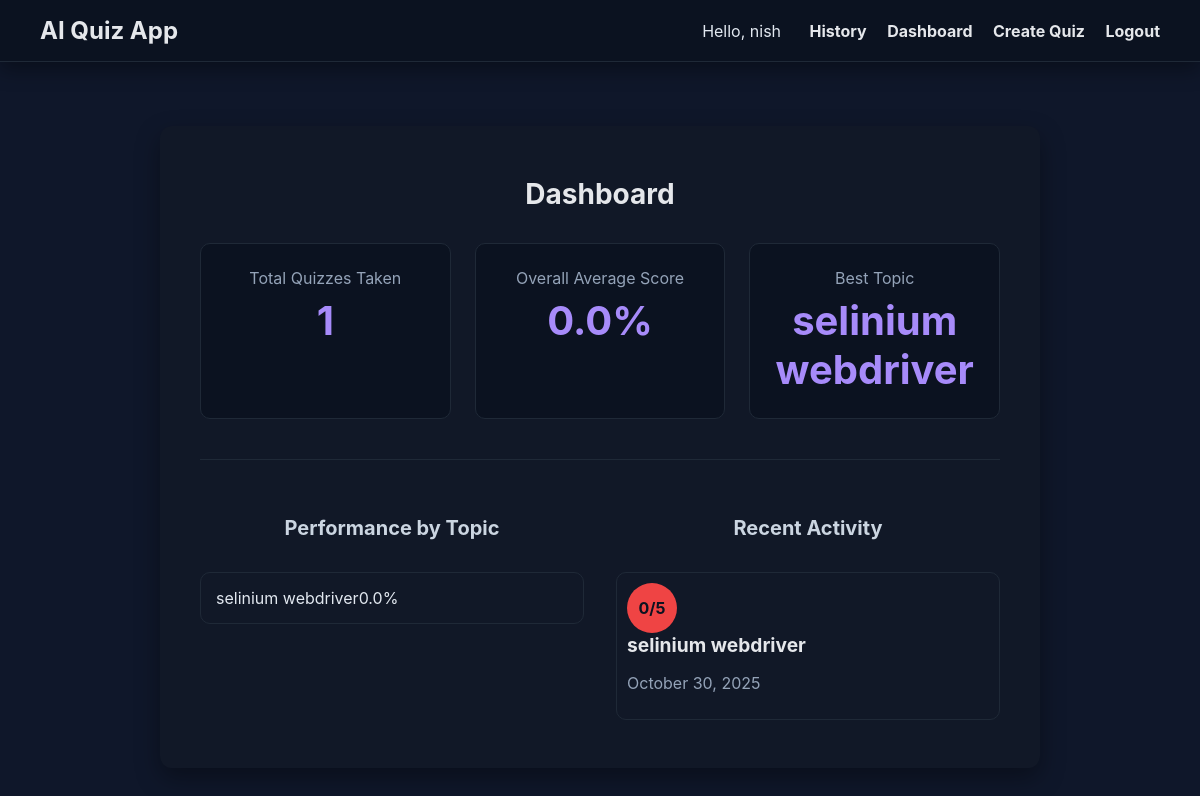
The page /dashboard (signed in) on the database its author committed.
### app.py (models this page shows, shortened)
class User(UserMixin, db.Model):
    id = db.Column(db.Integer, primary_key=True)
    username = db.Column(db.String(150), unique=True, nullable=False)
    password_hash = db.Column(db.String(256), nullable=False)
    quizzes = db.relationship('QuizHistory', backref='user', lazy=True, cascade="all, delete-orphan")

class QuizHistory(db.Model):
    id = db.Column(db.Integer, primary_key=True)
    topic = db.Column(db.String(150), nullable=False)
    score_correct = db.Column(db.Integer, nullable=False)
    score_total = db.Column(db.Integer, nullable=False)
    timestamp = db.Column(db.DateTime, nullable=False, default=datetime.utcnow)
    user_id = db.Column(db.Integer, db.ForeignKey('user.id'), nullable=False)
    questions = db.relationship('QuestionHistory', backref='quiz', lazy=True, cascade="all, delete-orphan")

### app.py (the view)
@app.route('/dashboard')
@login_required
def dashboard():
    user_quizzes = QuizHistory.query.filter_by(user_id=current_user.id).all()
    if not user_quizzes:
        return render_template('dashboard.html', no_history=True)
    total_stats = db.session.query(
        func.count(QuizHistory.id),
        func.sum(QuizHistory.score_correct),
        func.sum(QuizHistory.score_total)
    ).filter_by(user_id=current_user.id).first()
    total_quizzes, total_correct, total_possible = total_stats
    average_score = (total_correct / total_possible * 100) if total_possible > 0 else 0
    topic_stats = db.session.query(
        QuizHistory.topic,
        func.sum(QuizHistory.score_correct),
        func.sum(QuizHistory.score_total)
    ).filter_by(user_id=current_user.id).group_by(QuizHistory.topic).all()
    topic_averages = {topic: (correct / total * 100) for topic, correct, total in topic_stats if total > 0}
    best_topic = max(topic_averages, key=topic_averages.get) if topic_averages else "N/A"
    recent_quizzes = QuizHistory.query.filter_by(user_id=current_user.id).order_by(QuizHistory.timestamp.desc()).limit(5).all()
    stats = {
        'total_quizzes': total_quizzes,
        'average_score': round(average_score, 2),
        'best_topic': best_topic
    }
    return render_template('dashboard.html', stats=stats, topic_averages=topic_averages, recent_quizzes=recent_quizzes)

### app.py (called while the page is built)
@login_manager.user_loader
def load_user(user_id):
    return User.query.get(int(user_id))

### templates/dashboard.html (shortened to what this page needs)
{% extends "base.html" %}
{% block content %}
<div class="container">
    <h1>Dashboard</h1>
    {% if no_history %}
        <p>Welcome, {{ current_user.username }}! You haven't taken any quizzes yet. Create your first one to see your stats here.</p>
        <a href="{{ url_for('index') }}" class="results-button" style="max-width: 250px;">Create a Quiz</a>
    {% else %}
        <div class="dashboard-grid">
            <div class="stat-card">
                <div class="stat-card-title">Total Quizzes Taken</div>
                <div class="stat-card-value">{{ stats.total_quizzes }}</div>
            </div>
            <div class="stat-card">
                <div class="stat-card-title">Overall Average Score</div>
                <div class="stat-card-value">{{ stats.average_score }}%</div>
            </div>
            <div class="stat-card">
                <div class="stat-card-title">Best Topic</div>
                <div class="stat-card-value">{{ stats.best_topic }}</div>
            </div>
        </div>
        <hr class="results-divider">
        <div class="dashboard-grid-cols2">
            <div class="dashboard-section">
                <h2>Performance by Topic</h2>
                <ul class="collection">
                    {% for topic, avg in topic_averages.items()|sort(attribute=1, reverse=true) %}
                    <li class="collection-item">
                        <span>{{ topic }}</span>
                        <span class="score-badge">{{ "%.1f"|format(avg) }}%</span>
                    </li>
                    {% endfor %}
                </ul>
            </div>
            <div class="dashboard-section">
                <h2>Recent Activity</h2>
                <ul class="collection" style="padding: 10px;">
                    {% for quiz in recent_quizzes %}
                    <a style ="text-decoration: none;" href="{{ url_for('history_detail', quiz_id=quiz.id) }}" class="collection-item avatar">
                        <i class="circle {% if (quiz.score_correct / quiz.score_total) >= 0.8 %}green{% elif (quiz.score_correct / quiz.score_total) >= 0.5 %}orange{% else %}red{% endif %}">
                            {{ quiz.score_correct }}/{{ quiz.score_total }}
                        </i>
                        <div class="item-content">
                            <span class="title"><b>{{ quiz.topic }}</b></span>
                            <p class="grey-text">{{ quiz.timestamp.strftime('%B %d, %Y') }}</p>
                        </div>
                    </a>
                    {% endfor %}
                </ul>
            </div>
        </div>
    {% endif %}
</div>
{% endblock %}

### templates/base.html (shortened to what this page needs)
<!DOCTYPE html>
<html lang="en">
<head>
    <link rel="stylesheet" href="{{ url_for('static', filename='styles.css') }}">
</head>
<body>
    <nav class="navbar">
        <a href="{{ url_for('index') }}" class="brand">AI Quiz App</a>
        <div>
            {% if current_user.is_authenticated %}
                <span style="margin-right: 1rem;">Hello, {{ current_user.username }}</span>
                    <a href="{{ url_for('history') }}">History</a>
                    <a href="{{ url_for('dashboard') }}">Dashboard</a>
                    <a href="{{ url_for('index') }}">Create Quiz</a>
                    <a href="{{ url_for('logout') }}">Logout</a>
            {% else %}
                <a href="{{ url_for('login') }}">Login</a>
                <a href="{{ url_for('register') }}">Register</a>
            {% endif %}
        </div>
    </nav>
    <main>
        {% block content %}{% endblock %}
    </main>
</body>
</html>

### static/styles.css (style rules this page uses)
body { font-family: -apple-system, BlinkMacSystemFont, "Segoe UI", Roboto, Helvetica, Arial, sans-serif; background-color: #0f172a; color: #e2e8f0; margin: 0; padding: 0; }
main { width: 100%; box-sizing: border-box; padding: 2rem; display: flex; flex-direction: column; align-items: center; justify-content: flex-start; min-height: calc(100vh - 100px); }
.container { max-width: 800px; width: 100%; background: #111827; padding: 2rem 2.5rem; border-radius: 12px; box-shadow: 0 10px 25px rgba(0, 0, 0, 0.35); }
h1 { font-size: 1.75rem; color: #e5e7eb; text-align: center; margin-bottom: 0.5rem; }
.results-divider { border: none; border-top: 1px solid #1f2937; margin: 2.5rem 0; }
.container h2 { text-align: center; margin-bottom: 2rem; color: #cbd5e1; }
.collection { border: 1px solid #1f2937; border-radius: 10px; padding-left: 0; list-style-type: none; }
.collection li.collection-item { display: flex; align-items: center; padding: 15px; border-bottom: 1px solid #1f2937; transition: background-color 0.2s; }
.collection li.collection-item:last-child { border-bottom: none; }
.collection .item-content { flex-grow: 1; }
.collection .collection-item.avatar { min-height: 84px; }
.collection .collection-item.avatar .circle { width: 50px; height: 50px; border-radius: 50%; color: #0b1220; font-weight: bold; display: flex; align-items: center; justify-content: center; font-size: 1rem; margin-right: 20px; font-style: normal; }
.collection .collection-item .title { font-size: 1.2rem; color: #e5e7eb; }
.collection .collection-item .grey-text { color: #94a3b8; }
.circle.red { background-color: #ef4444; }
.dashboard-grid { display: grid; grid-template-columns: repeat(auto-fit, minmax(200px, 1fr)); gap: 1.5rem; margin-top: 2rem; }
.stat-card { background-color: #0b1220; border: 1px solid #1f2937; border-radius: 10px; padding: 1.5rem; text-align: center; }
.stat-card-title { font-size: 1rem; color: #94a3b8; margin-bottom: 0.5rem; }
.stat-card-value { font-size: 2.5rem; font-weight: bold; color: #a78bfa; }
.dashboard-grid-cols2 { display: grid; grid-template-columns: repeat(auto-fit, minmax(300px, 1fr)); gap: 2rem; margin-top: 2rem; }
.dashboard-section h2 { font-size: 1.25rem; color: #cbd5e1; }

### templates/base.html (style rules this page uses)
.navbar { background-color: #0b1220; padding: 0.5rem 2rem; box-shadow: 0 8px 20px rgba(0,0,0,0.35); margin-bottom: 2rem; display: flex; justify-content: space-between; align-items: center; border-bottom: 1px solid #1f2937; }
.navbar a { text-decoration: none; color: #e5e7eb; font-weight: bold; padding: 0.5rem; }
.navbar .brand { font-size: 1.5rem; color: #e5e7eb; }

### rows shown on the page
User: username "nish"
QuizHistory: best_topic "selinium webdriver", score_correct "0", score_total "5", topic "selinium webdriver", timestamp "October 30, 2025"

### other values the page prints
{{ stats.total_quizzes }} "1"
{{ stats.average_score }} "0.0"
{{ topic }} "selinium webdriver"
{{ "%.1f"|format(avg) }} "0.0"
